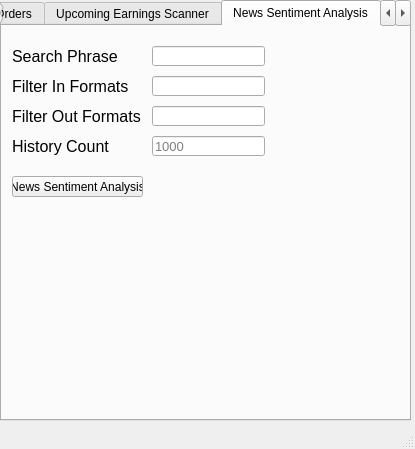
<?xml version="1.0" encoding="UTF-8"?>
<ui version="4.0">
 <class>MainWindow</class>
 <widget class="QMainWindow" name="MainWindow">
  <property name="geometry">
   <rect>
    <x>0</x>
    <y>0</y>
    <width>415</width>
    <height>449</height>
   </rect>
  </property>
  <property name="windowTitle">
   <string>MainWindow</string>
  </property>
  <widget class="QWidget" name="centralwidget">
   <widget class="QTabWidget" name="StockToolsTabs">
    <property name="geometry">
     <rect>
      <x>0</x>
      <y>0</y>
      <width>411</width>
      <height>421</height>
     </rect>
    </property>
    <property name="currentIndex">
     <number>3</number>
    </property>
    <widget class="QWidget" name="DailyShortInterest_tab">
     <attribute name="title">
      <string>Daily Short Interest</string>
     </attribute>
     <widget class="QPushButton" name="getDailyShortInterestButton">
      <property name="geometry">
       <rect>
        <x>10</x>
        <y>130</y>
        <width>161</width>
        <height>21</height>
       </rect>
      </property>
      <property name="text">
       <string>Get Daily Short Interest</string>
      </property>
      <property name="autoDefault">
       <bool>false</bool>
      </property>
     </widget>
     <widget class="QLabel" name="dailyShortInterestStartDateLabel">
      <property name="geometry">
       <rect>
        <x>10</x>
        <y>30</y>
        <width>81</width>
        <height>41</height>
       </rect>
      </property>
      <property name="font">
       <font>
        <pointsize>12</pointsize>
       </font>
      </property>
      <property name="text">
       <string>Start Date</string>
      </property>
     </widget>
     <widget class="QLineEdit" name="dailyShortInterestStartDate">
      <property name="geometry">
       <rect>
        <x>90</x>
        <y>40</y>
        <width>113</width>
        <height>20</height>
       </rect>
      </property>
      <property name="font">
       <font>
        <pointsize>10</pointsize>
       </font>
      </property>
      <property name="text">
       <string/>
      </property>
      <property name="placeholderText">
       <string>YYYYMMDD</string>
      </property>
     </widget>
     <widget class="QLabel" name="dailyShortInterestNotesLabel">
      <property name="geometry">
       <rect>
        <x>10</x>
        <y>10</y>
        <width>271</width>
        <height>16</height>
       </rect>
      </property>
      <property name="font">
       <font>
        <pointsize>10</pointsize>
       </font>
      </property>
      <property name="text">
       <string>Note: Leave start date blank to get most recent trading day.</string>
      </property>
     </widget>
     <widget class="QLabel" name="dailyShortInterestEndDateLabel">
      <property name="geometry">
       <rect>
        <x>10</x>
        <y>80</y>
        <width>71</width>
        <height>16</height>
       </rect>
      </property>
      <property name="font">
       <font>
        <pointsize>12</pointsize>
       </font>
      </property>
      <property name="text">
       <string>End Date</string>
      </property>
     </widget>
     <widget class="QLineEdit" name="dailyShortInterestEndDate">
      <property name="geometry">
       <rect>
        <x>90</x>
        <y>80</y>
        <width>113</width>
        <height>20</height>
       </rect>
      </property>
      <property name="font">
       <font>
        <pointsize>10</pointsize>
       </font>
      </property>
      <property name="placeholderText">
       <string>YYYYMMDD</string>
      </property>
     </widget>
     <widget class="QCheckBox" name="dailyShortInterestUploadToDriveCheck">
      <property name="geometry">
       <rect>
        <x>10</x>
        <y>110</y>
        <width>171</width>
        <height>16</height>
       </rect>
      </property>
      <property name="text">
       <string>Upload to Google Drive</string>
      </property>
      <property name="checked">
       <bool>true</bool>
      </property>
     </widget>
    </widget>
    <widget class="QWidget" name="NasdaqShareOrders_tab">
     <attribute name="title">
      <string>Nasdaq Share Orders</string>
     </attribute>
     <widget class="QPushButton" name="getNasdaqShareOrdersButton">
      <property name="geometry">
       <rect>
        <x>10</x>
        <y>10</y>
        <width>121</width>
        <height>21</height>
       </rect>
      </property>
      <property name="text">
       <string>Nasadq Share Orders</string>
      </property>
     </widget>
    </widget>
    <widget class="QWidget" name="upcomingEarnings_tab">
     <attribute name="title">
      <string>Upcoming Earnings Scanner</string>
     </attribute>
     <widget class="QLabel" name="upcomingEarningsMinVolLabel">
      <property name="geometry">
       <rect>
        <x>10</x>
        <y>20</y>
        <width>131</width>
        <height>21</height>
       </rect>
      </property>
      <property name="font">
       <font>
        <pointsize>12</pointsize>
       </font>
      </property>
      <property name="text">
       <string>Minimum Volume</string>
      </property>
     </widget>
     <widget class="QLabel" name="upcomingEarningsMinMCapLabel">
      <property name="geometry">
       <rect>
        <x>10</x>
        <y>40</y>
        <width>151</width>
        <height>21</height>
       </rect>
      </property>
      <property name="font">
       <font>
        <pointsize>12</pointsize>
       </font>
      </property>
      <property name="text">
       <string>Minimum Market Cap</string>
      </property>
     </widget>
     <widget class="QLabel" name="upcomingEarningsMinLastCloseLabel">
      <property name="geometry">
       <rect>
        <x>10</x>
        <y>60</y>
        <width>151</width>
        <height>21</height>
       </rect>
      </property>
      <property name="font">
       <font>
        <pointsize>12</pointsize>
       </font>
      </property>
      <property name="text">
       <string>Minimum Last Closed Price</string>
      </property>
     </widget>
     <widget class="QLineEdit" name="upcomingEarningsMinVol">
      <property name="geometry">
       <rect>
        <x>170</x>
        <y>20</y>
        <width>113</width>
        <height>20</height>
       </rect>
      </property>
      <property name="font">
       <font>
        <pointsize>10</pointsize>
       </font>
      </property>
      <property name="text">
       <string/>
      </property>
      <property name="placeholderText">
       <string>1E6</string>
      </property>
     </widget>
     <widget class="QLineEdit" name="upcomingEarningsMinMCap">
      <property name="geometry">
       <rect>
        <x>170</x>
        <y>40</y>
        <width>113</width>
        <height>20</height>
       </rect>
      </property>
      <property name="font">
       <font>
        <pointsize>10</pointsize>
       </font>
      </property>
      <property name="placeholderText">
       <string>3E8</string>
      </property>
     </widget>
     <widget class="QLineEdit" name="upcomingEarningsMinLastClose">
      <property name="geometry">
       <rect>
        <x>170</x>
        <y>60</y>
        <width>113</width>
        <height>20</height>
       </rect>
      </property>
      <property name="font">
       <font>
        <pointsize>10</pointsize>
       </font>
      </property>
      <property name="placeholderText">
       <string>10</string>
      </property>
     </widget>
     <widget class="QLabel" name="UpcomingEarningsStartDateLabel">
      <property name="geometry">
       <rect>
        <x>10</x>
        <y>110</y>
        <width>81</width>
        <height>41</height>
       </rect>
      </property>
      <property name="font">
       <font>
        <pointsize>12</pointsize>
       </font>
      </property>
      <property name="text">
       <string>Start Date</string>
      </property>
     </widget>
     <widget class="QLabel" name="upcomingEarningsEndDateLabel">
      <property name="geometry">
       <rect>
        <x>10</x>
        <y>150</y>
        <width>71</width>
        <height>16</height>
       </rect>
      </property>
      <property name="font">
       <font>
        <pointsize>12</pointsize>
       </font>
      </property>
      <property name="text">
       <string>End Date</string>
      </property>
     </widget>
     <widget class="QLineEdit" name="upcomingEarningsStartDate">
      <property name="geometry">
       <rect>
        <x>90</x>
        <y>120</y>
        <width>113</width>
        <height>20</height>
       </rect>
      </property>
      <property name="font">
       <font>
        <pointsize>10</pointsize>
       </font>
      </property>
      <property name="text">
       <string/>
      </property>
      <property name="placeholderText">
       <string>YYYYMMDD</string>
      </property>
     </widget>
     <widget class="QLineEdit" name="upcomingEarningsEndDate">
      <property name="geometry">
       <rect>
        <x>90</x>
        <y>150</y>
        <width>113</width>
        <height>20</height>
       </rect>
      </property>
      <property name="font">
       <font>
        <pointsize>10</pointsize>
       </font>
      </property>
      <property name="placeholderText">
       <string>YYYYMMDD</string>
      </property>
     </widget>
     <widget class="QPushButton" name="upcomingEarningsButton">
      <property name="geometry">
       <rect>
        <x>10</x>
        <y>180</y>
        <width>141</width>
        <height>21</height>
       </rect>
      </property>
      <property name="text">
       <string>Get Upcoming Earnings</string>
      </property>
     </widget>
     <widget class="QLabel" name="upcomingEarningsNoteLabel">
      <property name="geometry">
       <rect>
        <x>10</x>
        <y>90</y>
        <width>251</width>
        <height>21</height>
       </rect>
      </property>
      <property name="font">
       <font>
        <pointsize>10</pointsize>
       </font>
      </property>
      <property name="text">
       <string>Note: Leave start date blank to get next week's earnings</string>
      </property>
     </widget>
    </widget>
    <widget class="QWidget" name="newsSentimentAnalysis">
     <attribute name="title">
      <string>News Sentiment Analysis</string>
     </attribute>
     <widget class="QPushButton" name="newsSentimentAnalysisButton">
      <property name="geometry">
       <rect>
        <x>10</x>
        <y>150</y>
        <width>131</width>
        <height>21</height>
       </rect>
      </property>
      <property name="text">
       <string>News Sentiment Analysis</string>
      </property>
     </widget>
     <widget class="QLabel" name="newsSentimentPhraseLabel">
      <property name="geometry">
       <rect>
        <x>10</x>
        <y>20</y>
        <width>111</width>
        <height>21</height>
       </rect>
      </property>
      <property name="font">
       <font>
        <pointsize>12</pointsize>
       </font>
      </property>
      <property name="text">
       <string>Search Phrase</string>
      </property>
     </widget>
     <widget class="QLabel" name="newsSentimentFilterInLabel">
      <property name="geometry">
       <rect>
        <x>10</x>
        <y>50</y>
        <width>121</width>
        <height>21</height>
       </rect>
      </property>
      <property name="font">
       <font>
        <pointsize>12</pointsize>
       </font>
      </property>
      <property name="text">
       <string>Filter In Formats</string>
      </property>
     </widget>
     <widget class="QLabel" name="newsSentimentFilterOutLabel">
      <property name="geometry">
       <rect>
        <x>10</x>
        <y>80</y>
        <width>131</width>
        <height>21</height>
       </rect>
      </property>
      <property name="font">
       <font>
        <pointsize>12</pointsize>
       </font>
      </property>
      <property name="text">
       <string>Filter Out Formats</string>
      </property>
     </widget>
     <widget class="QLineEdit" name="newsSentimentPhrase">
      <property name="geometry">
       <rect>
        <x>150</x>
        <y>20</y>
        <width>113</width>
        <height>20</height>
       </rect>
      </property>
      <property name="font">
       <font>
        <pointsize>10</pointsize>
       </font>
      </property>
     </widget>
     <widget class="QLabel" name="newsSentimentHistoryCountLabel">
      <property name="geometry">
       <rect>
        <x>10</x>
        <y>110</y>
        <width>121</width>
        <height>21</height>
       </rect>
      </property>
      <property name="font">
       <font>
        <pointsize>12</pointsize>
       </font>
      </property>
      <property name="text">
       <string>History Count</string>
      </property>
     </widget>
     <widget class="QLineEdit" name="newsSentimentFilterIn">
      <property name="geometry">
       <rect>
        <x>150</x>
        <y>50</y>
        <width>113</width>
        <height>20</height>
       </rect>
      </property>
      <property name="font">
       <font>
        <pointsize>10</pointsize>
       </font>
      </property>
     </widget>
     <widget class="QLineEdit" name="newsSentimentFilterOut">
      <property name="geometry">
       <rect>
        <x>150</x>
        <y>80</y>
        <width>113</width>
        <height>20</height>
       </rect>
      </property>
      <property name="font">
       <font>
        <pointsize>10</pointsize>
       </font>
      </property>
     </widget>
     <widget class="QLineEdit" name="newsSentimentHistoryCount">
      <property name="geometry">
       <rect>
        <x>150</x>
        <y>110</y>
        <width>113</width>
        <height>20</height>
       </rect>
      </property>
      <property name="font">
       <font>
        <pointsize>10</pointsize>
       </font>
      </property>
      <property name="placeholderText">
       <string>1000</string>
      </property>
     </widget>
    </widget>
    <widget class="QWidget" name="OptionsFilter_tab">
     <attribute name="title">
      <string>Options Filter</string>
     </attribute>
     <widget class="QLabel" name="optionsFilterSymbolsLabel">
      <property name="geometry">
       <rect>
        <x>10</x>
        <y>10</y>
        <width>91</width>
        <height>21</height>
       </rect>
      </property>
      <property name="font">
       <font>
        <pointsize>12</pointsize>
       </font>
      </property>
      <property name="text">
       <string>Symbols</string>
      </property>
     </widget>
     <widget class="QLineEdit" name="optionsFilterSymbols">
      <property name="geometry">
       <rect>
        <x>110</x>
        <y>10</y>
        <width>151</width>
        <height>20</height>
       </rect>
      </property>
      <property name="font">
       <font>
        <pointsize>10</pointsize>
       </font>
      </property>
      <property name="placeholderText">
       <string>Leave blank to import csv</string>
      </property>
     </widget>
     <widget class="QLabel" name="optionsFilterToDateLabel">
      <property name="geometry">
       <rect>
        <x>10</x>
        <y>50</y>
        <width>91</width>
        <height>21</height>
       </rect>
      </property>
      <property name="font">
       <font>
        <pointsize>12</pointsize>
       </font>
      </property>
      <property name="text">
       <string>To Date</string>
      </property>
     </widget>
     <widget class="QLineEdit" name="optionsFilterToDate">
      <property name="geometry">
       <rect>
        <x>110</x>
        <y>50</y>
        <width>151</width>
        <height>20</height>
       </rect>
      </property>
      <property name="font">
       <font>
        <pointsize>10</pointsize>
       </font>
      </property>
      <property name="placeholderText">
       <string>YYYYMMDD</string>
      </property>
     </widget>
     <widget class="QLabel" name="optionsFilterFromDateLabel">
      <property name="geometry">
       <rect>
        <x>10</x>
        <y>90</y>
        <width>91</width>
        <height>21</height>
       </rect>
      </property>
      <property name="font">
       <font>
        <pointsize>12</pointsize>
       </font>
      </property>
      <property name="text">
       <string>From Date</string>
      </property>
     </widget>
     <widget class="QLineEdit" name="optionsFilterFromDate">
      <property name="geometry">
       <rect>
        <x>110</x>
        <y>90</y>
        <width>151</width>
        <height>20</height>
       </rect>
      </property>
      <property name="font">
       <font>
        <pointsize>10</pointsize>
       </font>
      </property>
      <property name="placeholderText">
       <string>YYYYMMDD</string>
      </property>
     </widget>
     <widget class="QLineEdit" name="optionsFilterMaxMark">
      <property name="geometry">
       <rect>
        <x>110</x>
        <y>130</y>
        <width>151</width>
        <height>20</height>
       </rect>
      </property>
      <property name="font">
       <font>
        <pointsize>10</pointsize>
       </font>
      </property>
      <property name="placeholderText">
       <string>2</string>
      </property>
     </widget>
     <widget class="QLabel" name="optionsFilterMaxMarkLabel">
      <property name="geometry">
       <rect>
        <x>10</x>
        <y>130</y>
        <width>91</width>
        <height>21</height>
       </rect>
      </property>
      <property name="font">
       <font>
        <pointsize>12</pointsize>
       </font>
      </property>
      <property name="text">
       <string>Max Mark</string>
      </property>
     </widget>
     <widget class="QLabel" name="optionsFilterMaxMarkSpreadLabel">
      <property name="geometry">
       <rect>
        <x>10</x>
        <y>170</y>
        <width>91</width>
        <height>21</height>
       </rect>
      </property>
      <property name="font">
       <font>
        <pointsize>12</pointsize>
       </font>
      </property>
      <property name="text">
       <string>Max Spread</string>
      </property>
     </widget>
     <widget class="QLineEdit" name="optionsFilterMaxSpread">
      <property name="geometry">
       <rect>
        <x>110</x>
        <y>170</y>
        <width>151</width>
        <height>20</height>
       </rect>
      </property>
      <property name="font">
       <font>
        <pointsize>10</pointsize>
       </font>
      </property>
      <property name="placeholderText">
       <string>0.5</string>
      </property>
     </widget>
     <widget class="QLabel" name="optionsFilterMinDeltaLabel">
      <property name="geometry">
       <rect>
        <x>10</x>
        <y>210</y>
        <width>91</width>
        <height>21</height>
       </rect>
      </property>
      <property name="font">
       <font>
        <pointsize>12</pointsize>
       </font>
      </property>
      <property name="text">
       <string>Min Delta</string>
      </property>
     </widget>
     <widget class="QLineEdit" name="optionsFilterMinDelta">
      <property name="geometry">
       <rect>
        <x>110</x>
        <y>210</y>
        <width>151</width>
        <height>20</height>
       </rect>
      </property>
      <property name="font">
       <font>
        <pointsize>10</pointsize>
       </font>
      </property>
      <property name="placeholderText">
       <string>0.3</string>
      </property>
     </widget>
     <widget class="QLabel" name="optionsFilterMaxThetaLabel">
      <property name="geometry">
       <rect>
        <x>10</x>
        <y>250</y>
        <width>91</width>
        <height>21</height>
       </rect>
      </property>
      <property name="font">
       <font>
        <pointsize>12</pointsize>
       </font>
      </property>
      <property name="text">
       <string>Max Theta</string>
      </property>
     </widget>
     <widget class="QLineEdit" name="optionsFilterMaxTheta">
      <property name="geometry">
       <rect>
        <x>110</x>
        <y>250</y>
        <width>151</width>
        <height>20</height>
       </rect>
      </property>
      <property name="font">
       <font>
        <pointsize>10</pointsize>
       </font>
      </property>
      <property name="placeholderText">
       <string>0.02</string>
      </property>
     </widget>
     <widget class="QLineEdit" name="optionsFilterMaxIV">
      <property name="geometry">
       <rect>
        <x>110</x>
        <y>290</y>
        <width>151</width>
        <height>20</height>
       </rect>
      </property>
      <property name="font">
       <font>
        <pointsize>10</pointsize>
       </font>
      </property>
      <property name="placeholderText">
       <string>50</string>
      </property>
     </widget>
     <widget class="QLabel" name="optionsFilterMaxIVLabel">
      <property name="geometry">
       <rect>
        <x>10</x>
        <y>290</y>
        <width>91</width>
        <height>21</height>
       </rect>
      </property>
      <property name="font">
       <font>
        <pointsize>12</pointsize>
       </font>
      </property>
      <property name="text">
       <string>Max IV</string>
      </property>
     </widget>
     <widget class="QLineEdit" name="optionsFilterMinOI">
      <property name="geometry">
       <rect>
        <x>110</x>
        <y>330</y>
        <width>151</width>
        <height>20</height>
       </rect>
      </property>
      <property name="font">
       <font>
        <pointsize>10</pointsize>
       </font>
      </property>
      <property name="placeholderText">
       <string>100</string>
      </property>
     </widget>
     <widget class="QLabel" name="optionsFilterMinOILabel">
      <property name="geometry">
       <rect>
        <x>10</x>
        <y>330</y>
        <width>91</width>
        <height>21</height>
       </rect>
      </property>
      <property name="font">
       <font>
        <pointsize>12</pointsize>
       </font>
      </property>
      <property name="text">
       <string>Min OI</string>
      </property>
     </widget>
     <widget class="QPushButton" name="optionsFilterButton">
      <property name="geometry">
       <rect>
        <x>240</x>
        <y>360</y>
        <width>161</width>
        <height>21</height>
       </rect>
      </property>
      <property name="text">
       <string>Options Filter</string>
      </property>
     </widget>
    </widget>
   </widget>
  </widget>
  <widget class="QMenuBar" name="menubar">
   <property name="geometry">
    <rect>
     <x>0</x>
     <y>0</y>
     <width>415</width>
     <height>18</height>
    </rect>
   </property>
  </widget>
  <widget class="QStatusBar" name="statusbar"/>
 </widget>
 <resources/>
 <connections/>
</ui>
